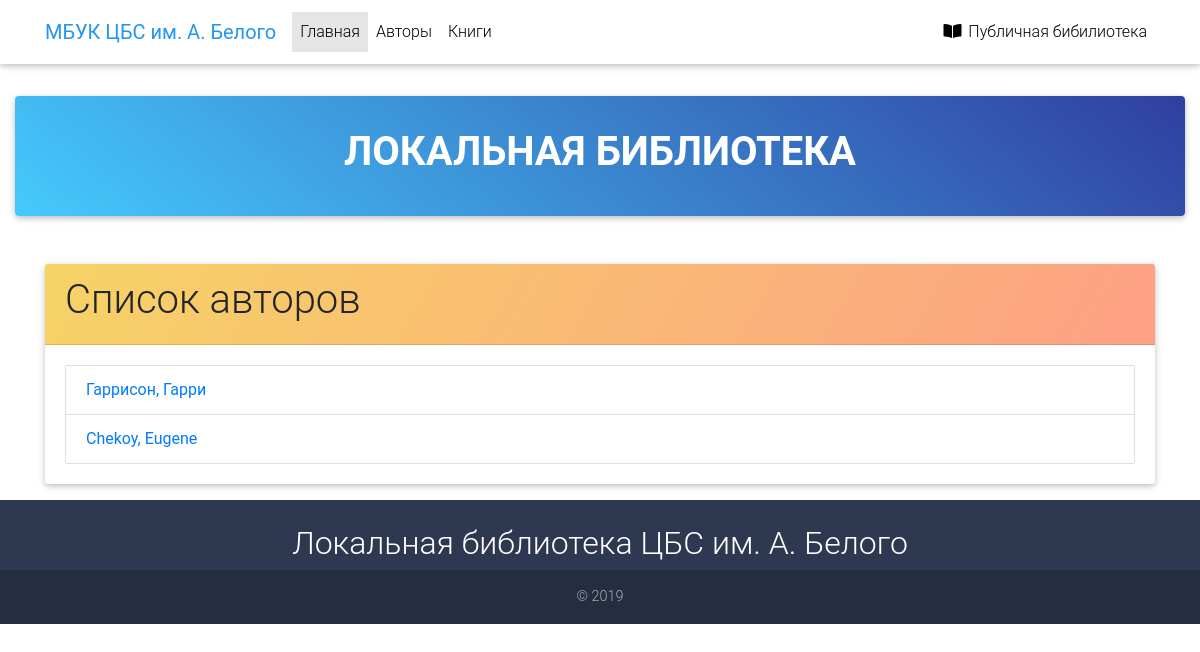
The app's page /catalog/authors/, older data.
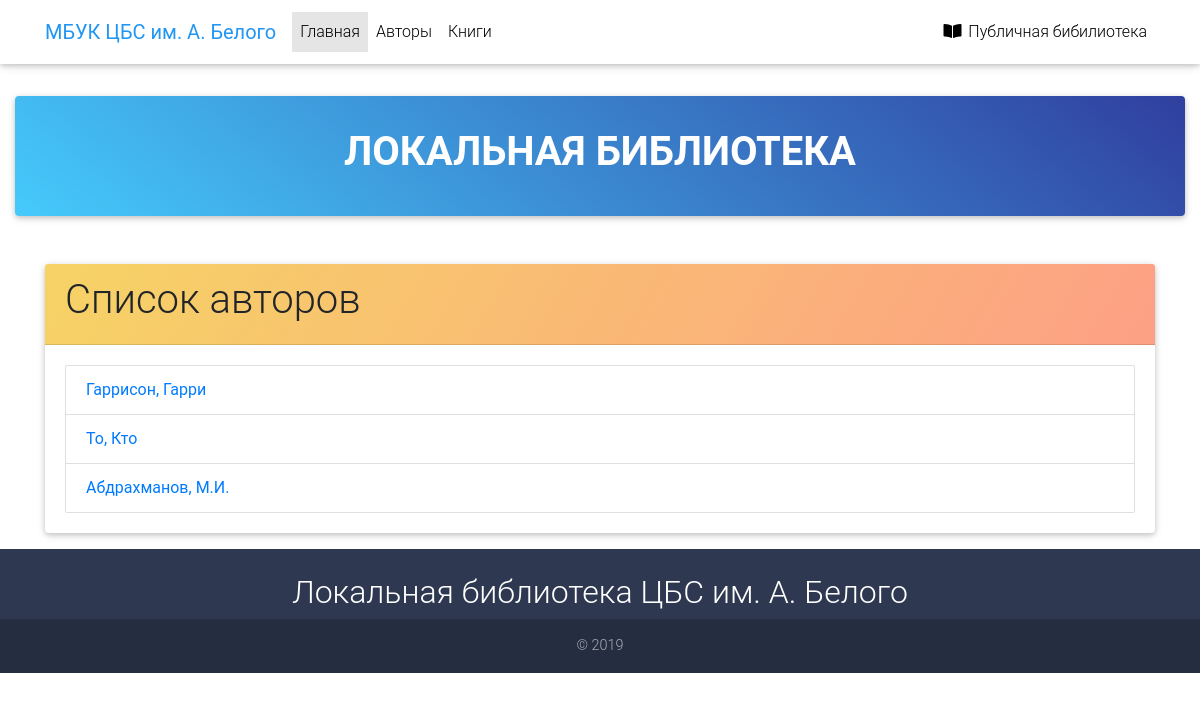
The same page, newer data.
### catalog/models.py (models this page shows, shortened)
class Author(models.Model):
    first_name = models.CharField(max_length=100, verbose_name='Имя')
    last_name = models.CharField(max_length=100, verbose_name='Фамилия')
    summary = models.TextField(max_length=400, verbose_name='Описание')
    date_of_birth = models.DateField(null=True, blank=True, verbose_name='Дата рождения')
    date_of_death = models.DateField(null=True, blank=True, verbose_name='Дата смерти')
    class Meta:
        verbose_name = 'Автор'
        verbose_name_plural = 'Авторы'
    def get_absolute_url(self):
        return reverse('author-detail', args=[str(self.id)])

### catalog/views.py (the view)
# urls.py: path('authors/', views.AuthorListView.as_view(), name='authors'),
class AuthorListView(generic.ListView):
    model = Author

### catalog/templates/catalog/author_list.html
{% extends "base_all.html" %}
{% block content %}
    <div class="container mt-5">
        <div class="card">
            <div class="card-header sunny-morning-gradient">
                <h1>Список авторов</h1>
            </div>
            <div class="card-body">
                {% if author_list %}
                <ul class="list-group">
                  {% for author in author_list %}
                  <li class="list-group-item">
                    <a href="{{ author.get_absolute_url }}">{{ author.last_name }}, {{ author.first_name }}</a>
                  </li>
                  {% endfor %}
                </ul>
                {% else %}
                  <p>There are no books in the library.</p>
                {% endif %}
            </div>
        </div>
    </div>
{% endblock %}

Row changes from the older to the newer data that the page shows:
changed Author: last_name "Chekoy" → "То"; first_name "Eugene" → "Кто"
added Author: last_name "Абдрахманов", first_name "М.И."
